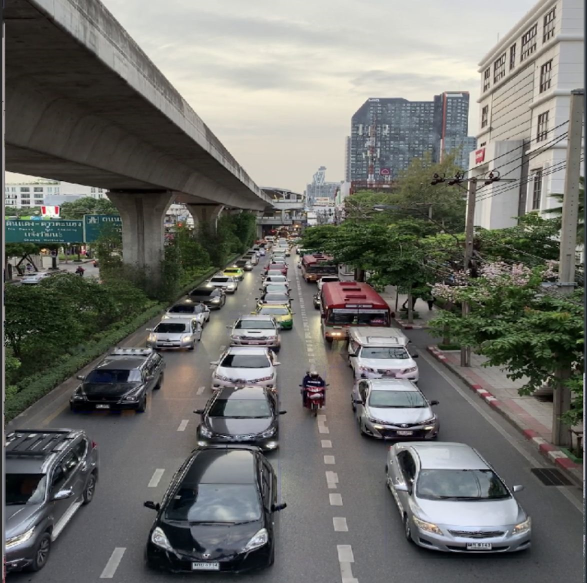
#> input picture Traffic Management System/images/traffic.png, 1174 x 1166 px, found by its file name (shown at 1/2 size)
$ python main.py
#> lines starting #> are read from the running program, lines starting #| are printed output that depends on the picture; after the words box and inside, x2 and y2 are one past the last pixel; in counts of white or black regions, pixels touching at a corner belong together
import cv2
import numpy as np

# Load the image
image_path = r"images\traffic.png"
image = cv2.imread(image_path)
#> image is the input picture: shape (1166, 1174, 3); mean B, G, R 106.7, 111.4, 110.9

# Load Haar Cascade Classifier
cascade_path = r"models\haarcascade_car.xml"
car_cascade = cv2.CascadeClassifier(cascade_path)

if image is None:
    print("❌ Failed to load image. Check the file path and format.")
    exit()

if car_cascade.empty():
    print("❌ Error loading Haar cascade. Check file path or OpenCV installation.")
    exit()

print("✅ Image and Haar Cascade loaded successfully.")

# Step 1: Preprocessing
resized = cv2.resize(image, (640, 480))  # Resize before grayscale
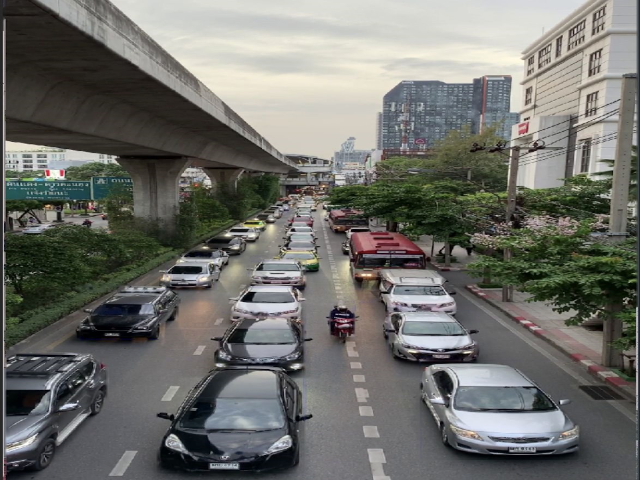
#> resized: shape (480, 640, 3); mean B, G, R 106.6, 111.2, 110.7
gray = cv2.cvtColor(resized, cv2.COLOR_BGR2GRAY)  # Convert to grayscale
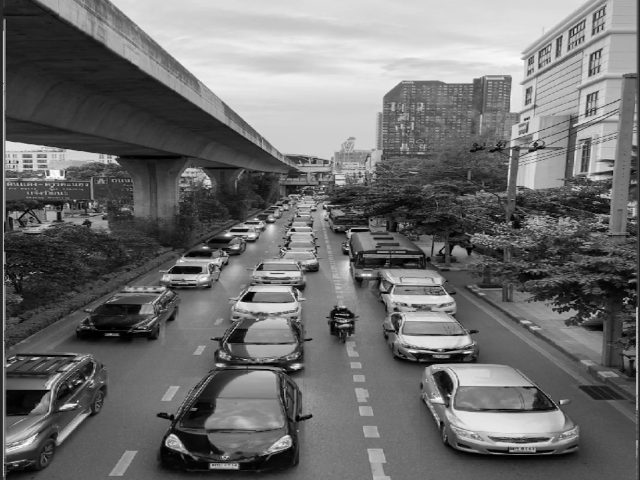
#> gray: shape (480, 640); min 0, max 253, mean 110.5
blurred = cv2.GaussianBlur(gray, (5, 5), 0)  # Apply Gaussian blur

# Step 2: Vehicle Detection using Haar Cascade Classifier
cars = car_cascade.detectMultiScale(blurred, scaleFactor=1.1, minNeighbors=3, minSize=(30, 30))
#> cars = [[169, 246, 39, 39], [573, 302, 39, 39], [397, 281, 46, 46], [414, 352, 48, 48], [548, 335, 88, 88]]

# Step 3: Draw bounding boxes and count vehicles
vehicle_count = len(cars)
#> vehicle_count = 5

for (x, y, w, h) in cars:
    cv2.rectangle(resized, (x, y), (x + w, y + h), (0, 255, 0), 2)
#> this loop made 5 passes
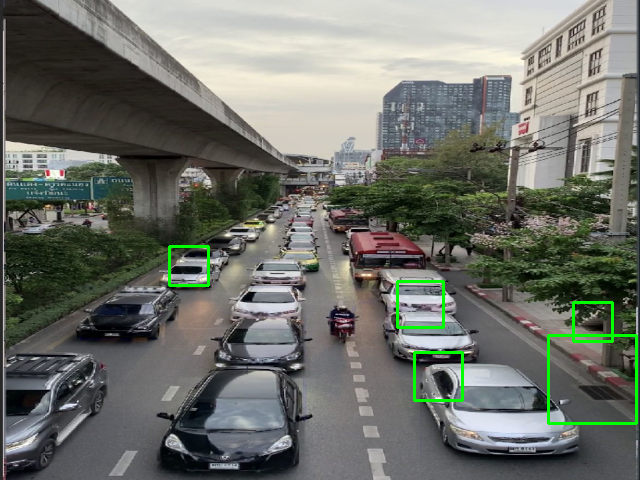
#> resized: shape (480, 640, 3); 1% of pixels changed, all inside (x1, y1, x2, y2) = (168, 245, 638, 425)

print(f"🚗 Detected Vehicles: {vehicle_count}")
#| 🚗 Detected Vehicles: 5

# Step 4: Adjust Traffic Signal Timing
default_time = 30  # Default green signal time in seconds
additional_time = min(vehicle_count * 2, 30)  # Increase by 2 sec per vehicle (max +30 sec)
#> additional_time = 10
final_signal_time = default_time + additional_time
#> final_signal_time = 40

print(f"⏳ Adjusted Signal Timing: {final_signal_time} seconds")
#| ⏳ Adjusted Signal Timing: 40 seconds

# Show the processed image
cv2.imshow("Detected Vehicles", resized)
cv2.waitKey(0)
cv2.destroyAllWindows()
